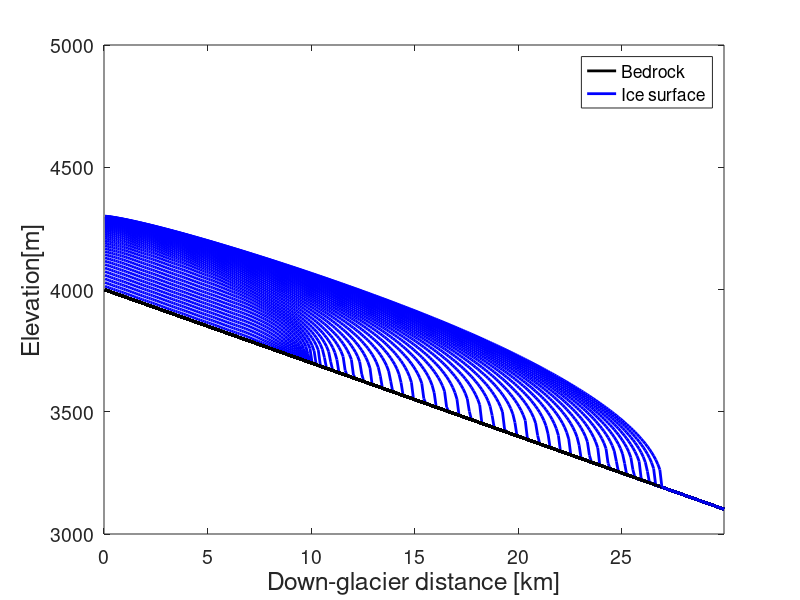

MATLAB code for this plot:
% 1d glacier model
% written by RSA, modified by WHA for fluid earth lab on 13 oct 2015

clear all
close all

%% USER INPUTS
% Ice rheology and material properties
rho_i = 917; % ice density [kg m^-3]
A = 2.1e-16; % Pa-3 yr-1

% Topography
zbMax = 4000; % maximum bedrock elevation [m]
zbSlope = -0.03; % bedrock surface slope [m/m]


% Mass balance / climate
zEla = 3700; % elevation of the equilibirum line elevation [m]
dbdz = 0.01; % mass balance lapse rate [m y^-1 m^-1] (usually 0.01 m/y/m or so)
bCap = 1; % maximum mass balance [m y^-1]

% Model domain
% Space
dx = 100; % spatial step [m]
xMax = 30000; % end of spatial domain [m]

% Time
dt = 0.0025; % timestep [y] (this needs to be small [2.5e-3 works] for numerical stability)
tmax = 750; % end of temporal domain [y]

% constants
g = 9.81; % acceleration due to gravity [m s^-2]

% plotting

nplots = 50;
tplot = tmax/nplots;

%% INITIALIZING

% Initializing space and time vectors
x = dx/2:dx:xMax-(dx/2); % x-coordinates of node centers [m]
xedge = 0:dx:xMax; % x-coordinate of node edges [m]
t = 0:dt:tmax;

zb = zbMax + zbSlope*x; % bedrock elevation [m]
H = zeros(size(x)); % ice thickness
zs = zb+H; % ice surface elevation [m]
b = dbdz*(zs-zEla); % mass balance profile [m y^-1]

%% run

for i = 1:length(t)
    % Recalculate mass balance
    b = dbdz*(zs-zEla); % local net balance calculated at cell centers at ice surface
    b = min(b,bCap); % limit to prescribed maximum mass balance

    Hedge = H(1:end-1)+0.5*diff(H); % interpolates ice thickness to cell edges
    alpha = diff(zs)/dx; % slope of ice surface calculated at cell edges

    Q = (2*A/5).*((rho_i*g*sin(-alpha)).^3).*(Hedge.^5); % ice discharge due to internal deformation
    Q =[0 Q 0]; %takes care of boundary conditions - no flux in at top and no flux out at bottom

    dHdt = b - (diff(Q)/dx); % time rate of change of ice thickness [m y^-1]
    H = H + (dHdt*dt); % update ice thickness
    H = max(H,0); % can't have negative thickness

    zs = zb+H; %updates surface elevation



    % now for some plotting
    if rem(t(i),tplot)==0
        disp(['Time: ' num2str(t(i))])
        figure(1)
        plot(x/1000,zb,'k-','linewidth',2)
        axis([0 x(end)/1000 3000 5000])
        hold on
        plot(x/1000,zs,'b-','linewidth',2)
        xlabel('Down-glacier distance [km]','fontsize',18)
        ylabel('Elevation[m]','fontsize',18)
        legend('Bedrock','Ice surface','location','northeast')
        set(gca,'fontsize',14)
        pause(0.01)

    end

end




